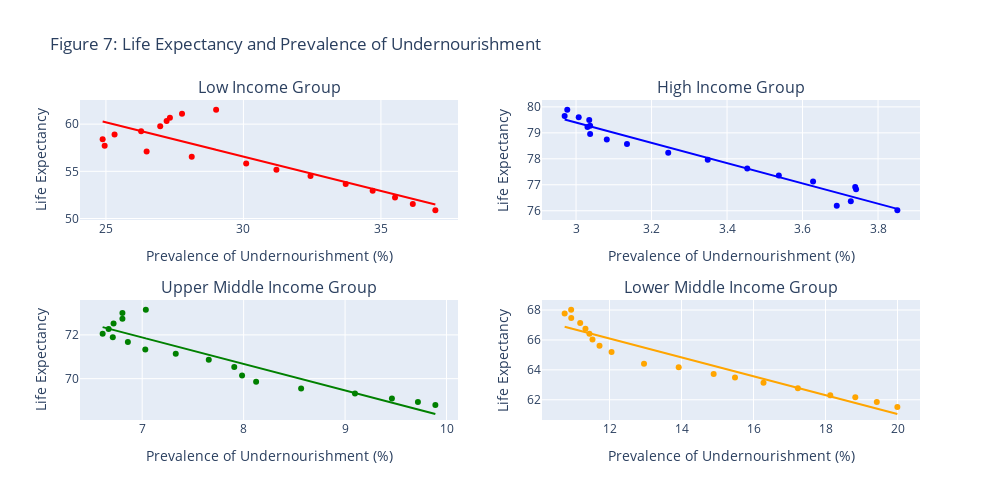

Source (notebook cell):
### Markdown cell above
Finally, we'll examine the relationship between life expectancy and the prevalence of undernourishment. The prevalence of undernourishment represents the percentage of the population suffering from undernourishment. To effectively visualize this relationship, we'll use scatterplots with trendlines.

### Code cell
from scipy.stats import linregress
df = dataset.copy()

df_aggregated = df.groupby(['Year', 'IncomeGroup']).agg({
    'Prevelance of Undernourishment': 'mean',
    'life_expectancy_at_birth': 'mean'
}).reset_index()

income_colors = {
    'Low income': 'red',
    'High income': 'blue',
    'Upper middle income': 'green',
    'Lower middle income': 'orange'
}

income_groups = ['Low income', 'High income', 'Upper middle income', 'Lower middle income']

# Create a figure with subplots
fig = make_subplots(rows=2, cols=2, 
                    subplot_titles=['Low Income Group', 'High Income Group', 
                                    'Upper Middle Income Group', 'Lower Middle Income Group'])

# Iterate over each income group
for i, income_group in enumerate(income_groups):
    # Filter data by income group
    df_income_group = df_aggregated[df_aggregated['IncomeGroup'] == income_group]
    
    # Create scatter plot with hover information
    fig_scatter = px.scatter(df_income_group, x='Prevelance of Undernourishment', y='life_expectancy_at_birth', 
                             color_discrete_sequence=[income_colors[income_group]], 
                             labels={'Prevelance of Undernourishment': 'Prevalence of Undernourishment (%)', 
                                     'life_expectancy_at_birth': 'Life Expectancy at Birth'},
                             hover_name='Year',  # Specify the column for hover information
                             hover_data={'Year': True,  # Include Year in hover data
                                         'Prevelance of Undernourishment': True,
                                         'life_expectancy_at_birth': True})
    
    # Add scatter plot to the corresponding subplot
    fig.add_trace(fig_scatter.data[0], row=(i // 2) + 1, col=(i % 2) + 1)
    
    # Calculate trendline using linear regression
    slope, intercept, _, _, _ = linregress(df_income_group['Prevelance of Undernourishment'], df_income_group['life_expectancy_at_birth'])
    trendline_y = slope * df_income_group['Prevelance of Undernourishment'] + intercept
    
    # Add trendline to the corresponding subplot
    fig.add_trace(go.Scatter(x=df_income_group['Prevelance of Undernourishment'], y=trendline_y,
                             mode='lines',
                             name='Trendline',
                             line=dict(color=income_colors[income_group], width=2)),
                  row=(i // 2) + 1, col=(i % 2) + 1)
    
    # Update x-axis and y-axis labels
    fig.update_xaxes(title_text='Prevalence of Undernourishment (%)', row=(i // 2) + 1, col=(i % 2) + 1)
    fig.update_yaxes(title_text='Life Expectancy', row=(i // 2) + 1, col=(i % 2) + 1)

# Update layout with title and display
fig.update_layout(height=500, width=1000, showlegend=False, title='Figure 7: Life Expectancy and Prevalence of Undernourishment')

# Show the combined plot
fig.show()

### Figure 1 — Plotly figure (JSON) as saved in the notebook; plotly's stock layout.template omitted (floating-point values rounded to 4 significant figures)
{"data": [{"customdata": [[2001], [2002], [2003], [2004], [2005], [2006], [2007], [2008], [2009], [2010], [2011], [2012], [2013], [2014], [2015], [2016], [2017], [2018], [2019]], "hovertemplate": "<b>%{hovertext}</b><br><br>Prevalence of Undernourishment (%)=%{x}<br>Life Expectancy at Birth=%{y}<br>Year=%{customdata[0]}<extra></extra>", "hovertext": [2001, 2002, 2003, 2004, 2005, 2006, 2007, 2008, 2009, 2010, 2011, 2012, 2013, 2014, 2015, 2016, 2017, 2018, 2019], "legendgroup": "", "marker": {"color": "red", "symbol": "circle"}, "mode": "markers", "name": "", "orientation": "v", "showlegend": false, "type": "scatter", "x": [36.98, 36.16, 35.51, 34.7, 33.72, 32.44, 31.2, 30.1, 28.12, 26.48, 24.95, 24.88, 25.31, 26.28, 26.97, 27.21, 27.33, 27.77, 29.01], "xaxis": "x", "y": [50.88, 51.54, 52.23, 52.95, 53.65, 54.49, 55.18, 55.84, 56.56, 57.09, 57.72, 58.4, 58.9, 59.24, 59.77, 60.32, 60.69, 61.11, 61.52], "yaxis": "y"}, {"line": {"color": "red", "width": 2}, "mode": "lines", "name": "Trendline", "type": "scatter", "x": [36.98, 36.16, 35.51, 34.7, 33.72, 32.44, 31.2, 30.1, 28.12, 26.48, 24.95, 24.88, 25.31, 26.28, 26.97, 27.21, 27.33, 27.77, 29.01], "xaxis": "x", "y": [51.48, 52.08, 52.55, 53.14, 53.85, 54.78, 55.68, 56.48, 57.92, 59.11, 60.22, 60.27, 59.96, 59.26, 58.75, 58.58, 58.5, 58.18, 57.28], "yaxis": "y"}, {"customdata": [[2001], [2002], [2003], [2004], [2005], [2006], [2007], [2008], [2009], [2010], [2011], [2012], [2013], [2014], [2015], [2016], [2017], [2018], [2019]], "hovertemplate": "<b>%{hovertext}</b><br><br>Prevalence of Undernourishment (%)=%{x}<br>Life Expectancy at Birth=%{y}<br>Year=%{customdata[0]}<extra></extra>", "hovertext": [2001, 2002, 2003, 2004, 2005, 2006, 2007, 2008, 2009, 2010, 2011, 2012, 2013, 2014, 2015, 2016, 2017, 2018, 2019], "legendgroup": "", "marker": {"color": "blue", "symbol": "circle"}, "mode": "markers", "name": "", "orientation": "v", "showlegend": false, "type": "scatter", "x": [3.851, 3.691, 3.728, 3.742, 3.74, 3.628, 3.537, 3.453, 3.349, 3.244, 3.135, 3.081, 3.037, 3.03, 3.037, 3.035, 3.007, 2.97, 2.977], "xaxis": "x2", "y": [76.02, 76.19, 76.36, 76.83, 76.92, 77.13, 77.36, 77.63, 77.96, 78.23, 78.57, 78.74, 78.95, 79.22, 79.28, 79.5, 79.6, 79.65, 79.89], "yaxis": "y2"}, {"line": {"color": "blue", "width": 2}, "mode": "lines", "name": "Trendline", "type": "scatter", "x": [3.851, 3.691, 3.728, 3.742, 3.74, 3.628, 3.537, 3.453, 3.349, 3.244, 3.135, 3.081, 3.037, 3.03, 3.037, 3.035, 3.007, 2.97, 2.977], "xaxis": "x2", "y": [76.07, 76.7, 76.55, 76.5, 76.51, 76.94, 77.3, 77.63, 78.03, 78.44, 78.87, 79.08, 79.25, 79.28, 79.25, 79.26, 79.37, 79.51, 79.49], "yaxis": "y2"}, {"customdata": [[2001], [2002], [2003], [2004], [2005], [2006], [2007], [2008], [2009], [2010], [2011], [2012], [2013], [2014], [2015], [2016], [2017], [2018], [2019]], "hovertemplate": "<b>%{hovertext}</b><br><br>Prevalence of Undernourishment (%)=%{x}<br>Life Expectancy at Birth=%{y}<br>Year=%{customdata[0]}<extra></extra>", "hovertext": [2001, 2002, 2003, 2004, 2005, 2006, 2007, 2008, 2009, 2010, 2011, 2012, 2013, 2014, 2015, 2016, 2017, 2018, 2019], "legendgroup": "", "marker": {"color": "green", "symbol": "circle"}, "mode": "markers", "name": "", "orientation": "v", "showlegend": false, "type": "scatter", "x": [9.89, 9.718, 9.462, 9.097, 8.567, 8.123, 7.985, 7.908, 7.656, 7.331, 7.031, 6.859, 6.71, 6.61, 6.669, 6.718, 6.805, 6.805, 7.036], "xaxis": "x3", "y": [68.8, 68.94, 69.09, 69.32, 69.55, 69.86, 70.14, 70.53, 70.86, 71.14, 71.33, 71.68, 71.89, 72.06, 72.27, 72.52, 72.74, 73.01, 73.15], "yaxis": "y3"}, {"line": {"color": "green", "width": 2}, "mode": "lines", "name": "Trendline", "type": "scatter", "x": [9.89, 9.718, 9.462, 9.097, 8.567, 8.123, 7.985, 7.908, 7.656, 7.331, 7.031, 6.859, 6.71, 6.61, 6.669, 6.718, 6.805, 6.805, 7.036], "xaxis": "x3", "y": [68.39, 68.59, 68.9, 69.35, 69.99, 70.52, 70.69, 70.79, 71.09, 71.48, 71.85, 72.05, 72.23, 72.36, 72.28, 72.23, 72.12, 72.12, 71.84], "yaxis": "y3"}, {"customdata": [[2001], [2002], [2003], [2004], [2005], [2006], [2007], [2008], [2009], [2010], [2011], [2012], [2013], [2014], [2015], [2016], [2017], [2018], [2019]], "hovertemplate": "<b>%{hovertext}</b><br><br>Prevalence of Undernourishment (%)=%{x}<br>Life Expectancy at Birth=%{y}<br>Year=%{customdata[0]}<extra></extra>", "hovertext": [2001, 2002, 2003, 2004, 2005, 2006, 2007, 2008, 2009, 2010, 2011, 2012, 2013, 2014, 2015, 2016, 2017, 2018, 2019], "legendgroup": "", "marker": {"color": "orange", "symbol": "circle"}, "mode": "markers", "name": "", "orientation": "v", "showlegend": false, "type": "scatter", "x": [20.0, 19.42, 18.83, 18.13, 17.23, 16.28, 15.49, 14.89, 13.92, 12.96, 12.06, 11.72, 11.53, 11.44, 11.33, 11.19, 10.94, 10.75, 10.93], "xaxis": "x4", "y": [61.51, 61.85, 62.16, 62.3, 62.76, 63.14, 63.48, 63.72, 64.17, 64.41, 65.19, 65.62, 66.03, 66.41, 66.76, 67.13, 67.46, 67.77, 68.02], "yaxis": "y4"}, {"line": {"color": "orange", "width": 2}, "mode": "lines", "name": "Trendline", "type": "scatter", "x": [20.0, 19.42, 18.83, 18.13, 17.23, 16.28, 15.49, 14.89, 13.92, 12.96, 12.06, 11.72, 11.53, 11.44, 11.33, 11.19, 10.94, 10.75, 10.93], "xaxis": "x4", "y": [61.05, 61.41, 61.78, 62.22, 62.79, 63.39, 63.89, 64.27, 64.88, 65.49, 66.06, 66.27, 66.39, 66.45, 66.52, 66.61, 66.77, 66.88, 66.77], "yaxis": "y4"}], "layout": {"annotations": [{"font": {"size": 16}, "showarrow": false, "text": "Low Income Group", "x": 0.225, "xanchor": "center", "xref": "paper", "y": 1, "yanchor": "bottom", "yref": "paper"}, {"font": {"size": 16}, "showarrow": false, "text": "High Income Group", "x": 0.775, "xanchor": "center", "xref": "paper", "y": 1, "yanchor": "bottom", "yref": "paper"}, {"font": {"size": 16}, "showarrow": false, "text": "Upper Middle Income Group", "x": 0.225, "xanchor": "center", "xref": "paper", "y": 0.375, "yanchor": "bottom", "yref": "paper"}, {"font": {"size": 16}, "showarrow": false, "text": "Lower Middle Income Group", "x": 0.775, "xanchor": "center", "xref": "paper", "y": 0.375, "yanchor": "bottom", "yref": "paper"}], "height": 500, "showlegend": false, "title": {"text": "Figure 7: Life Expectancy and Prevalence of Undernourishment"}, "width": 1000, "xaxis": {"anchor": "y", "domain": [0, 0.45], "title": {"text": "Prevalence of Undernourishment (%)"}}, "xaxis2": {"anchor": "y2", "domain": [0.55, 1], "title": {"text": "Prevalence of Undernourishment (%)"}}, "xaxis3": {"anchor": "y3", "domain": [0, 0.45], "title": {"text": "Prevalence of Undernourishment (%)"}}, "xaxis4": {"anchor": "y4", "domain": [0.55, 1], "title": {"text": "Prevalence of Undernourishment (%)"}}, "yaxis": {"anchor": "x", "domain": [0.625, 1], "title": {"text": "Life Expectancy"}}, "yaxis2": {"anchor": "x2", "domain": [0.625, 1], "title": {"text": "Life Expectancy"}}, "yaxis3": {"anchor": "x3", "domain": [0, 0.375], "title": {"text": "Life Expectancy"}}, "yaxis4": {"anchor": "x4", "domain": [0, 0.375], "title": {"text": "Life Expectancy"}}}}
